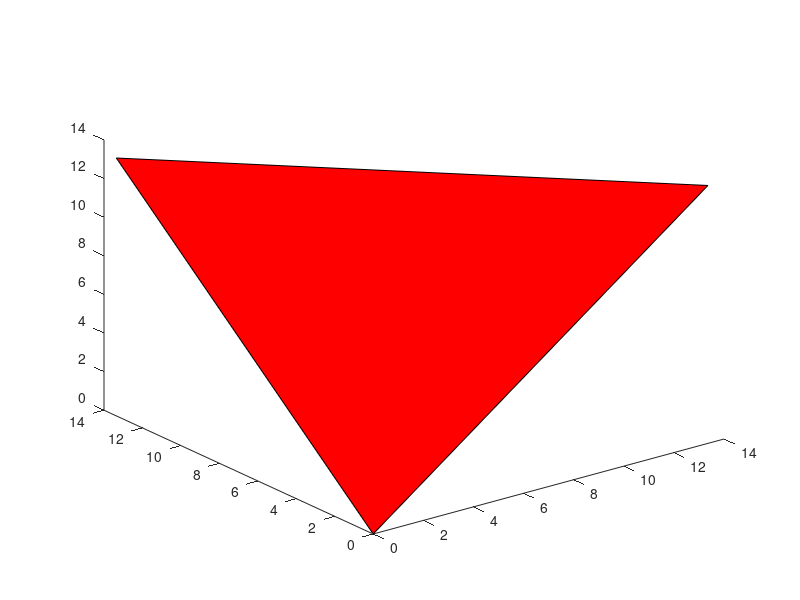

MATLAB code for this plot: (Note: this script raises an error after producing the figure.)
function GPB_Lattice
%% Define Lattice
a = 6.68;
b = 6.68;
c = 6.68;
v1 = [a 0 0]';
v2 = [0 b 0]';
v3 = [0 0 c]';
lat = [[0 0 0]',[0 0 1]',[0 1 0]',[0 1 1]',...
    [1 0 0]',[1 0 1]',[1 1 0]',[1 1 1]'];


%% Define sublattice
pts_G= a*[[0 0 0]',[0 1/2 1/2]',...
    [1/2 0 1/2]',[1/2 1/2 0]'];
v_B = a*[1/2,0,0]';
v_P = a*[1/4,1/4,1/4]';
pts_B = pts_G+repmat(v_B,[1,size(pts_G,2)]);
pts_P = pts_G+repmat(v_P,[1,size(pts_G,2)]);
pts_B(pts_B>=a) = pts_B(pts_B>=a) - a;
pts_P(pts_P>=a) = pts_P(pts_P>=a) - a;
r_G = 0.1 * a;
r_B = 0.1 * a;
r_P = 0.07 * a;

%% Draw Cleavage Plane
pt_plane1 = a*[[0,2,2]',[0 0 0]',[2,0,2]'];
pt_plane2 = a*[[0,0,2]',[2 2 2]',[0,2,0]'];
hold on;
h1=fill3(pt_plane1(1,:),pt_plane1(2,:),pt_plane1(3,:),'r');
alpha(h1,0.5);
h2=fill3(pt_plane2(1,:),pt_plane2(2,:),pt_plane2(3,:),'g');
alpha(h2,0.5);
hold off;

%% Draw Lattice
for i = 1:size(lat,2)
    hold on;
    v = v1 * lat(1,i) + v2 * lat(2,i) + v3 * lat(3,i);
    v_mat = repmat(v,[1,size(pts_G,2)]);
    scatter3_ball(pts_G+v_mat,r_G,'r');
    scatter3_ball(pts_B+v_mat,r_B,[0.2 0.3 0.8]);
    scatter3_ball(pts_P+v_mat,r_P,'g');
    hold off;
end
axis tight;
axis equal;
axis vis3d;
light;
end
function scatter3_ball(pts,r,c)
% pts is a matrix specify the location of each points.
% size(pts) == 3 by N, N is the length of point list.
% c specifies color, using any permitted color specification, such as 'r'.
% or [0.2 0.3 0.8]
npts = 500;
for i = 1:size(pts,2)
    lon = 2*pi*rand(1,npts) - pi;
    lat = acos(2*rand(1,npts) - 1);
    x = r*cos(lon).*cos(lat);
    y = r*cos(lon).*sin(lat);
    z = r*sin(lon);
    tris = convhull(x,y,z);
    g(i) = hgtransform;
    set(g(i),'Matrix',makehgtform('translate',pts(:,i)));
    p = patch('FACES',tris,'Vertices',[x',y',z'],'Parent',g(i));
    set(p,'FaceColor',c);
    set(p,'EdgeColor','none');
end
end